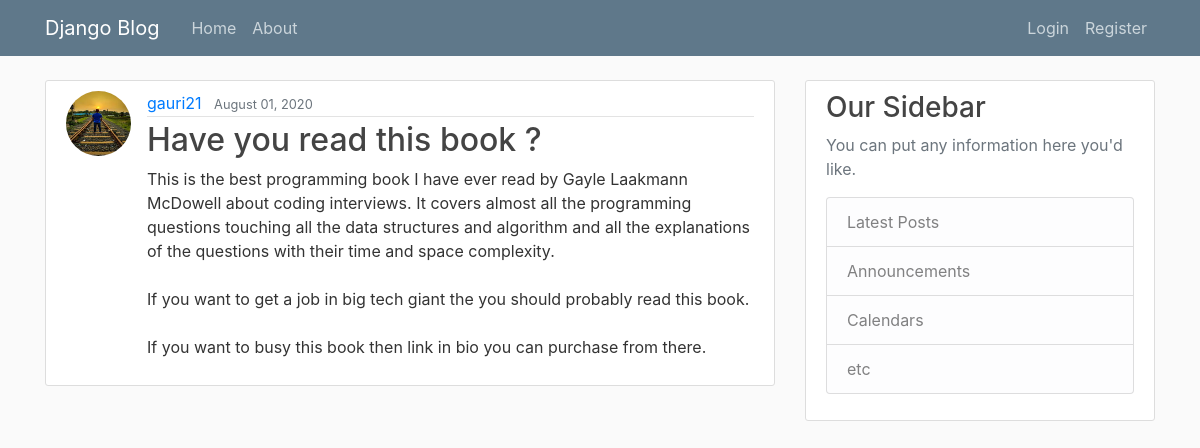
Screenshot of /post/11/ with the database file from the repository.
### blog/models.py (models this page shows, shortened)
class Post(models.Model):
    title = models.CharField(max_length=100)
    content = models.TextField()
    date_posted = models.DateTimeField(default=timezone.now)
    author = models.ForeignKey(User, on_delete=models.CASCADE)

### users/models.py (models this page shows, shortened)
class Profile(models.Model):
    user  = models.OneToOneField(User, on_delete=models.CASCADE)
    image = models.ImageField(default='default.jpg', upload_to='profile_pics')

### blog/views.py (the view)
# urls.py: path('post/<int:pk>/', PostDetailView.as_view(), name='post-detail'),
class PostDetailView(DetailView):
    model = Post

### blog/templates/blog/post_detail.html (shortened to what this page needs)
{% extends "blog/base.html" %}
{% block content %}
   <article class="media content-section">
      <img class="rounded-circle article-img" src="{{object.author.profile.image.url}}">
        <div class="media-body">
          <div class="article-metadata">
            <a class="mr-2" href="{% url 'user-post' object.author.username %}">{{ object.author }}</a>
            <small class="text-muted">{{ object.date_posted| date:"F d, Y" }}</small>
          </div>
          <h2 class="article-title">{{ object.title }}</h2>
          <p class="article-content">{{ object.content }}</p>
        </div>
      </article>
{% endblock content%}

### blog/static/blog/main.css (style rules this page uses)
body { background: #fafafa; color: #333333; margin-top: 5rem; }
h1, h2, h3, h4, h5, h6 { color: #444444; }
.content-section { background: #ffffff; padding: 10px 20px; border: 1px solid #dddddd; border-radius: 3px; margin-bottom: 20px; }
.article-title { color: #444444; }
.article-content { white-space: pre-line; }
.article-img { height: 65px; width: 65px; margin-right: 16px; }
.article-metadata { padding-bottom: 1px; margin-bottom: 4px; border-bottom: 1px solid #e3e3e3 }

### rows the page displays
Post: author.profile.image (picture), author "gauri21", date_posted "August 01, 2020", title "Have you read this book ?", content "This is the best programming book I have ever read by Gayle Laakmann McDowell about coding interviews. It covers almost all the programming questions touching all the data structures and algorithm and all the explanations of the questions with their time and space complexity. If you want to get a job in big tech giant the you should probably read this book. If you want to busy this book then link in bio you can purchase from there."
